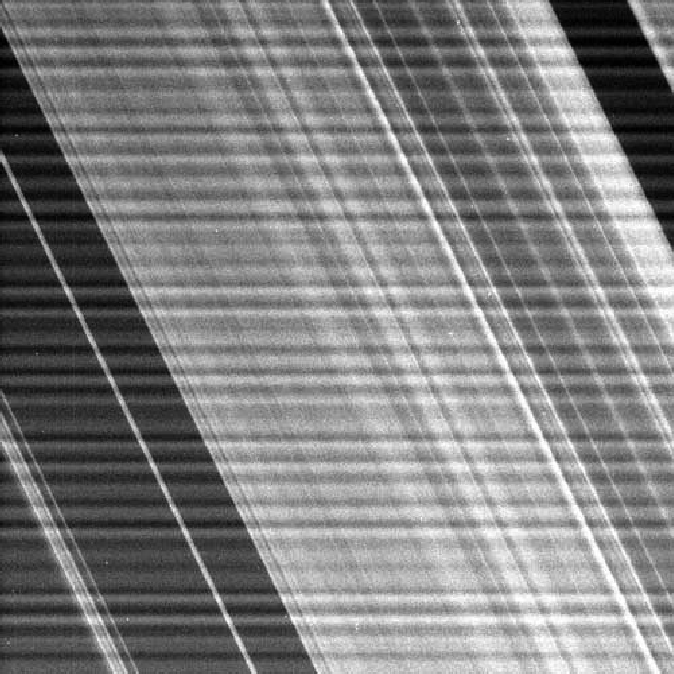
%> input picture ESM-Esercitazioni-FFT/E6/anelli.tif, 674 x 674 px
$ octave ex6_eser1.m   (GNU Octave 9; MATLAB toolbox functions it lacks are replaced by stand-ins)
%> lines starting %> are read from the running program, lines starting %| are printed output that depends on the picture
% Filtraggio notch. L?immagine anelli.tif mostra una parte degli anelli che
% circondano Saturno. Il rumore sinusoidale `e dovuto ad un segnale AC
% sovrapposto a quello della fotocamera prima di digitalizzare l?immagine.
% Tale interferenza `e semplice da rimuovere se si progetta un filtro notch
% in grado di cancellare il contributo del rumore. Calcolate quindi la
% trasformata di Fourier dell?immagine, analizzatela, individuate il
% contributo realtivo al segnale sinusoidale e cercate di eliminarlo con il
% filtraggio.
clear;close all;clc;
x=double(imread('anelli.tif'));
%> x: size 674x674 double; min 0, max 255, mean 127.9; mean of the top-left, top-right, bottom-left and bottom-right quarters 111.5, 126.4, 101.6, 172.3
X=fftshift(fft2(x));
[M,N]=size(x);
%> M = 674; N = 674
du=1/M;
%> du = 0.00148
dv=1/N;
%> dv = 0.00148
m=-0.5:du:0.5-du;
%> m = 674 values from -0.5 to 0.499
n=-0.5:dv:0.5-dv;
%> n = 674 values from -0.5 to 0.499
[l,k]=meshgrid(n,m);
figure(1);
subplot(1,3,1);imshow(x,[0 255]);
subplot(1,3,2);imshow(log(1+abs(X)),[],'XDATA',n,'YDATA',m);axis('on');
%> after `imshow(log(1+abs(X)),[],'XDATA',n,'YDATA',m)`:
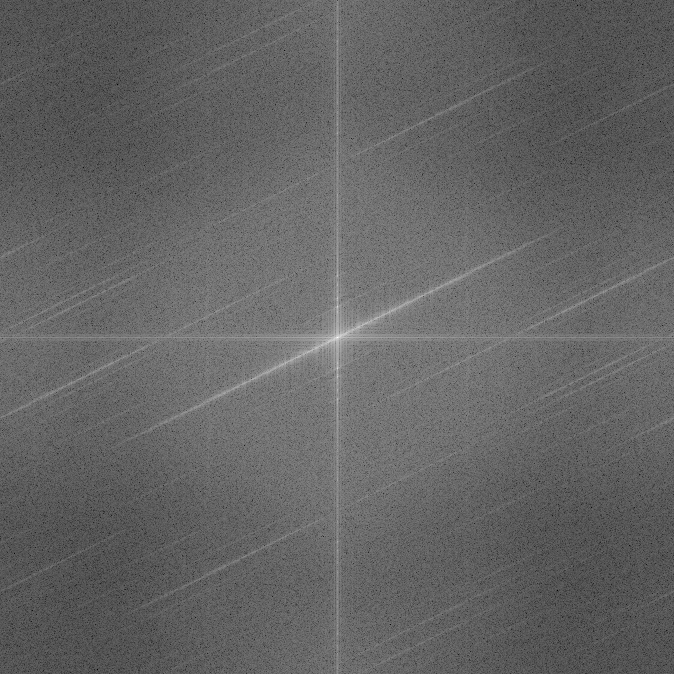
%> displayed picture: size 674x674, on the screen's scale of 0 to 255; min 0, max 255, mean 99.7
subplot(1,3,3);mesh(k,l,log(1+abs(X)));
%> after `mesh(k,l,log(1+abs(X)))`:
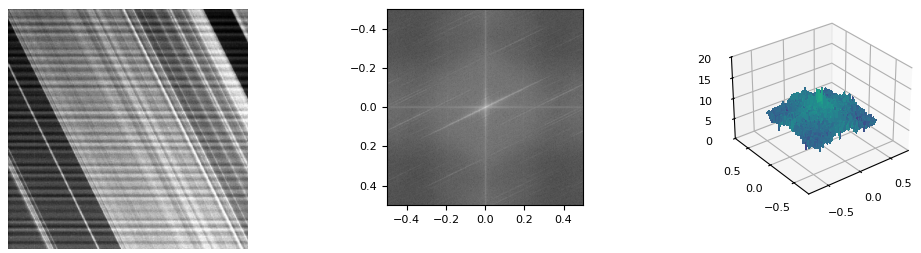
%> figure redrawn from the program's plot data, 3 panels

B=0.04599;
H1=(k<-B)&(l>-0.01)&(l<0.01);
H2=(k>B)&(l>-0.01)&(l<0.01);
H=1.0-H1-H2;

figure(2);imshow(H,[]);
Y=X.*H;
y=real(ifft2(fftshift(Y)));
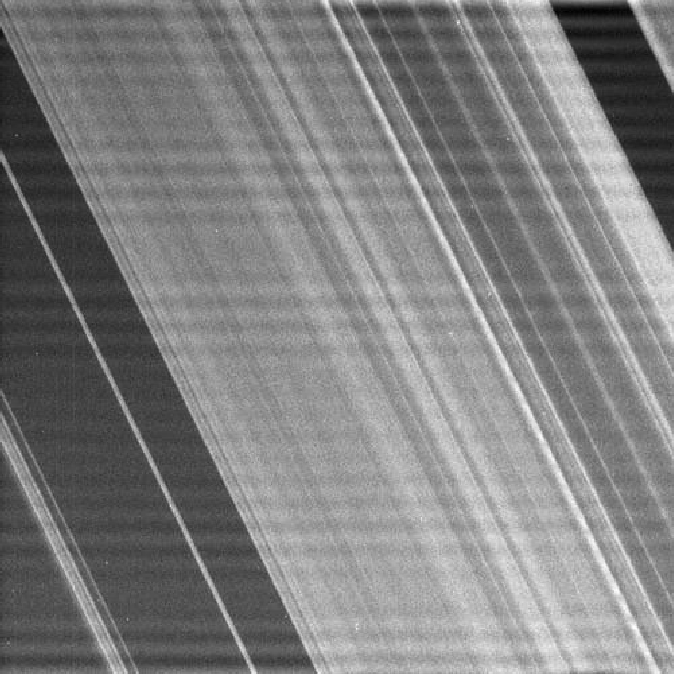
%> y: size 674x674 double; min -27.37, max 280.6, mean 127.9; drawn with min black and max white
figure(3);
subplot(1,3,1);imshow(log(1+abs(Y)),[],'XDATA',n,'YDATA',m);axis('on');title('Trasformata immagine filtrata');
%> after `imshow(log(1+abs(Y)),[],'XDATA',n,'YDATA',m)`:
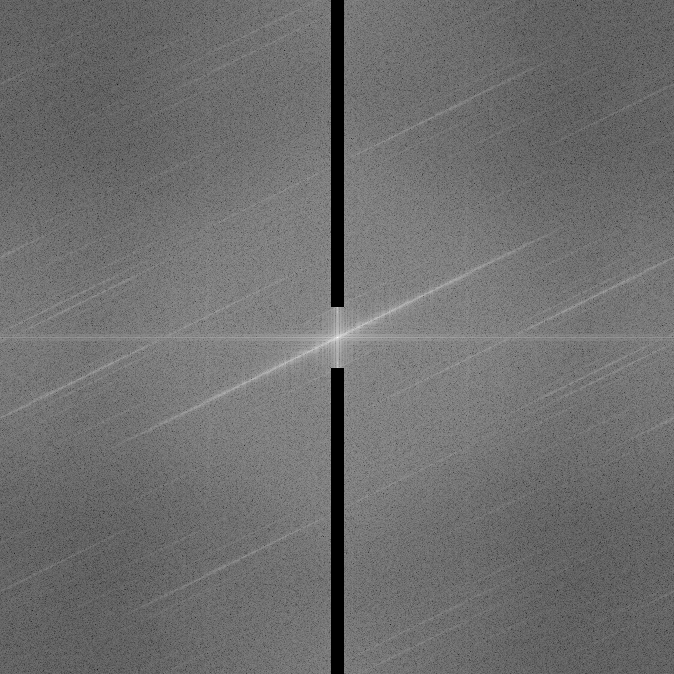
%> displayed picture: size 674x674, on the screen's scale of 0 to 255; min 0, max 255, mean 110.4
subplot(1,3,2);mesh(k,l,log(1+abs(Y)));
subplot(1,3,3);imshow(y,[]);
%> after `imshow(y,[])`:
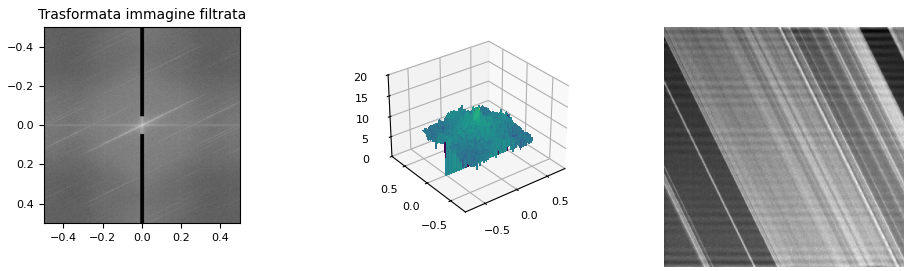
%> figure redrawn from the program's plot data, 3 panels

$ run again, with ESM-Esercitazioni-FFT/E6/car.tif copied over ESM-Esercitazioni-FFT/E6/anelli.tif
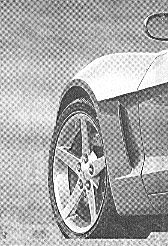
%> input picture ESM-Esercitazioni-FFT/E6/car.tif, 168 x 246 px
%> `imshow(log(1+abs(Y)),[],'XDATA',n,'YDATA',m)`:
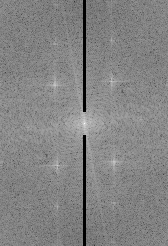
%> displayed picture: size 246x168, on the screen's scale of 0 to 255; min 0, max 255, mean 131.6
%> `imshow(y,[])`:
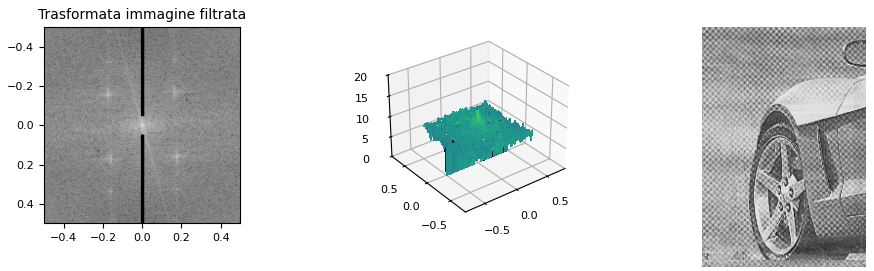
%> figure redrawn from the program's plot data, 3 panels

$ run again, with ESM-Esercitazioni-FFT/E6/impronta1.tif copied over ESM-Esercitazioni-FFT/E6/anelli.tif
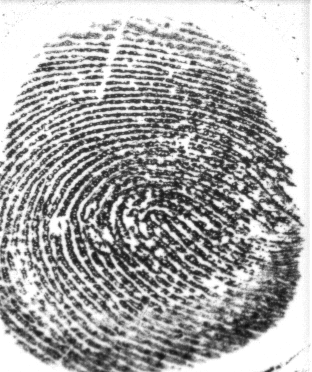
%> input picture ESM-Esercitazioni-FFT/E6/impronta1.tif, 312 x 372 px
%> `imshow(log(1+abs(Y)),[],'XDATA',n,'YDATA',m)`:
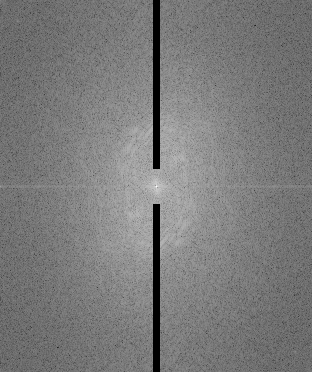
%> displayed picture: size 372x312, on the screen's scale of 0 to 255; min 0, max 255, mean 122.6
%> `imshow(y,[])`:
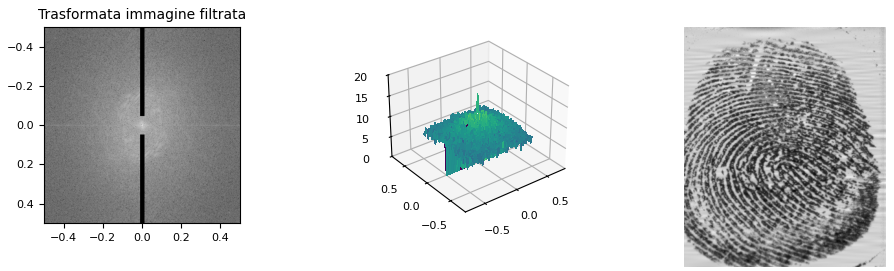
%> figure redrawn from the program's plot data, 3 panels

$ run again, with ESM-Esercitazioni-FFT/E6/impronta2.tif copied over ESM-Esercitazioni-FFT/E6/anelli.tif
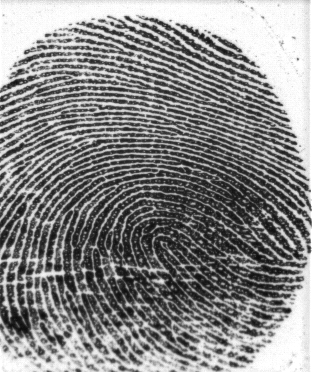
%> input picture ESM-Esercitazioni-FFT/E6/impronta2.tif, 312 x 372 px
%> `imshow(log(1+abs(Y)),[],'XDATA',n,'YDATA',m)`:
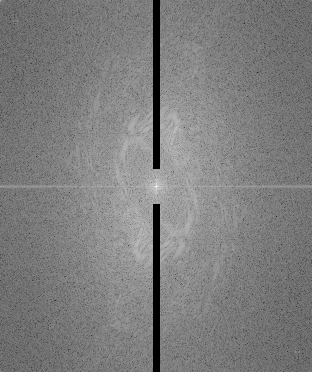
%> displayed picture: size 372x312, on the screen's scale of 0 to 255; min 0, max 255, mean 125.4
%> `imshow(y,[])`:
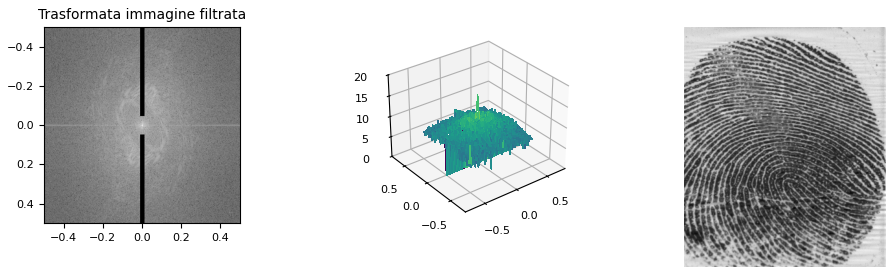
%> figure redrawn from the program's plot data, 3 panels
